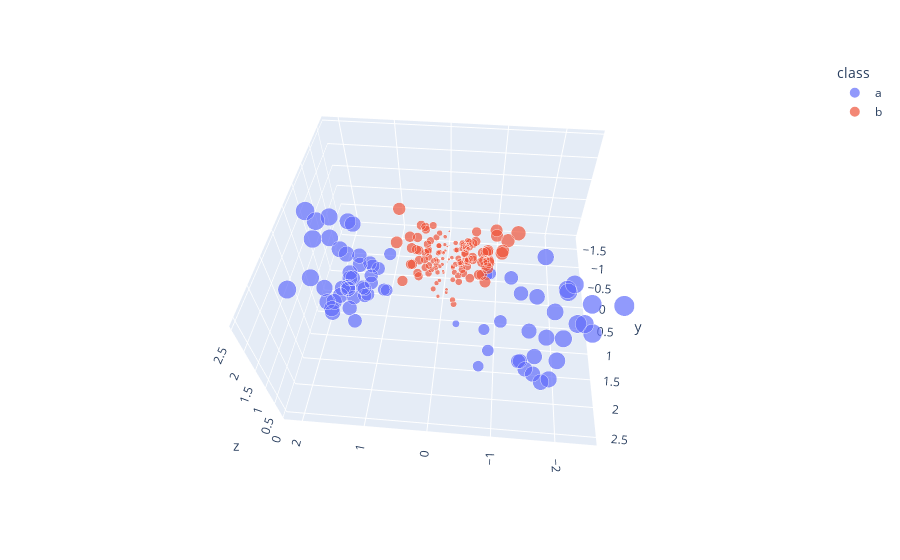

Notebook code cell kept with this figure:
### Code cell
px.scatter_3d(df, x = df["x"], y = df["y"], z = df["z"], 
              color = "class", size = "z")
